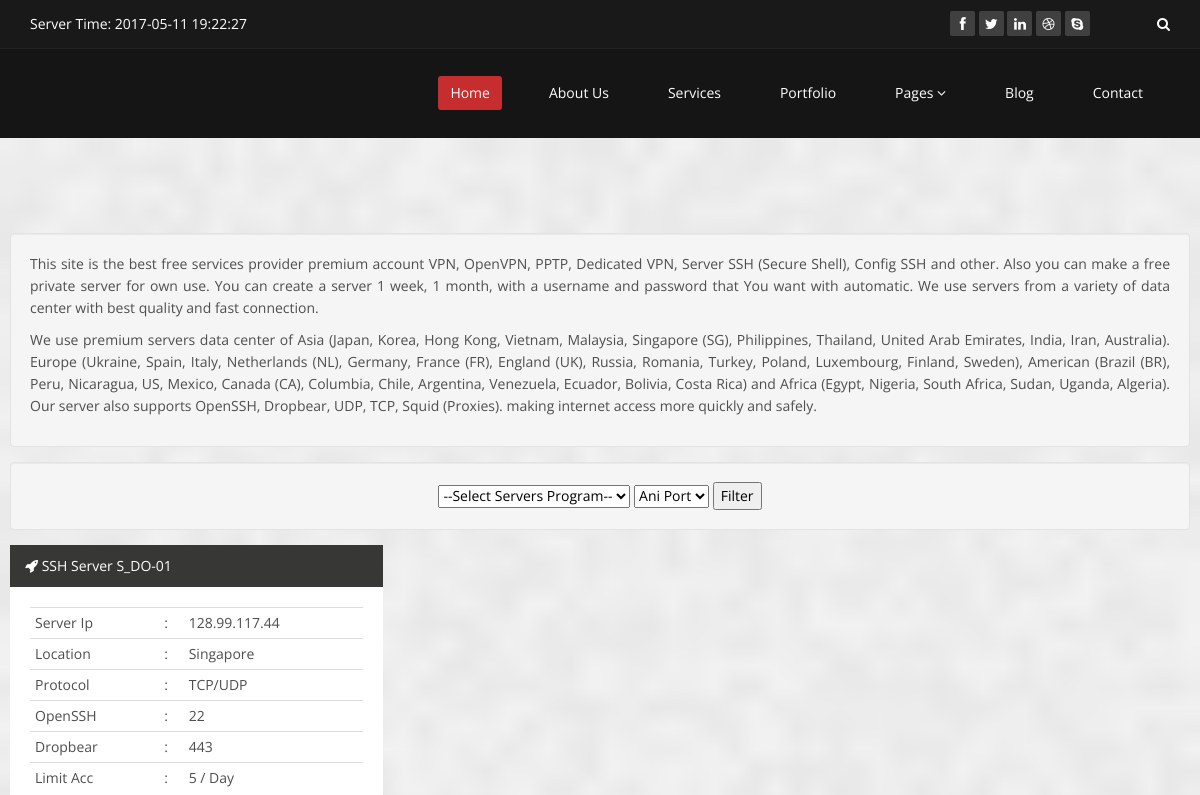
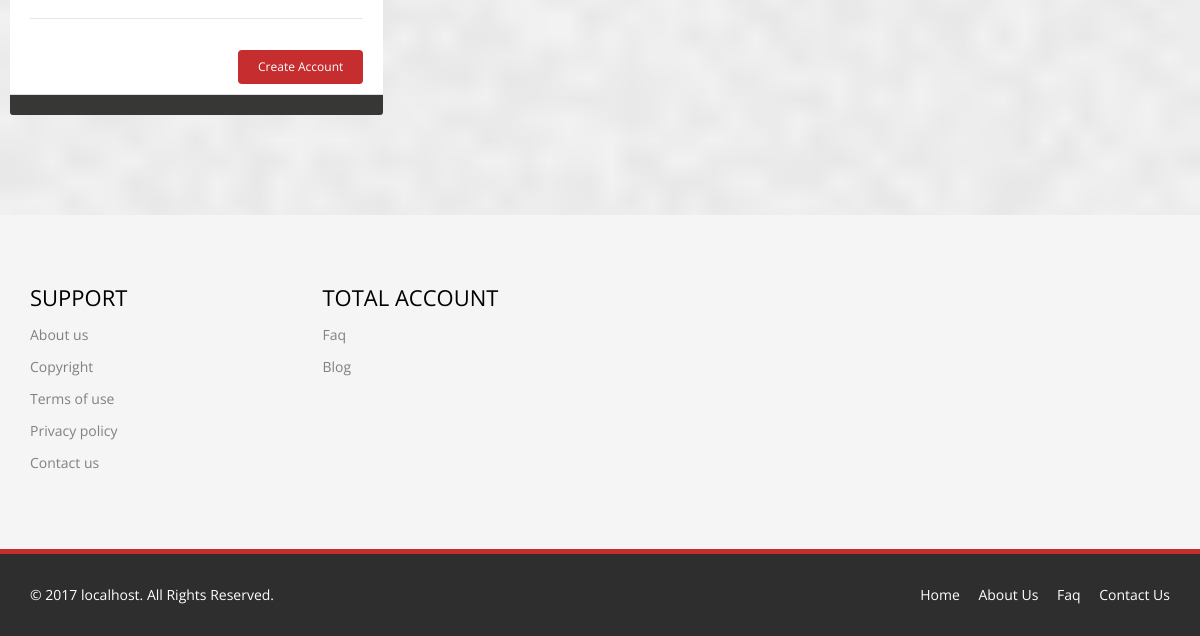
/page/secure-shell-server/continent/Asia/Singapore, run on an earlier commit of the app's database (2 pictures, top to bottom).
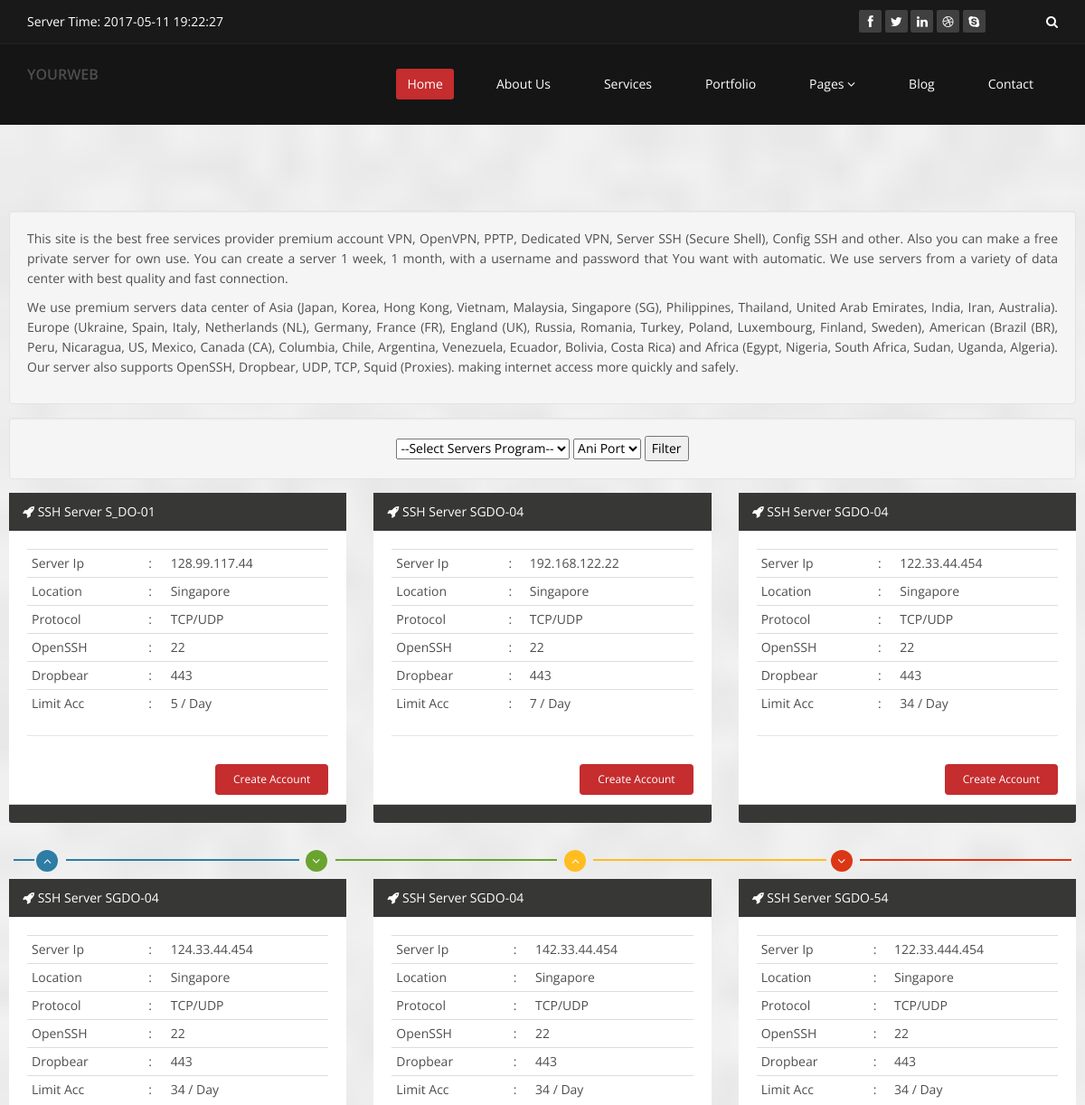
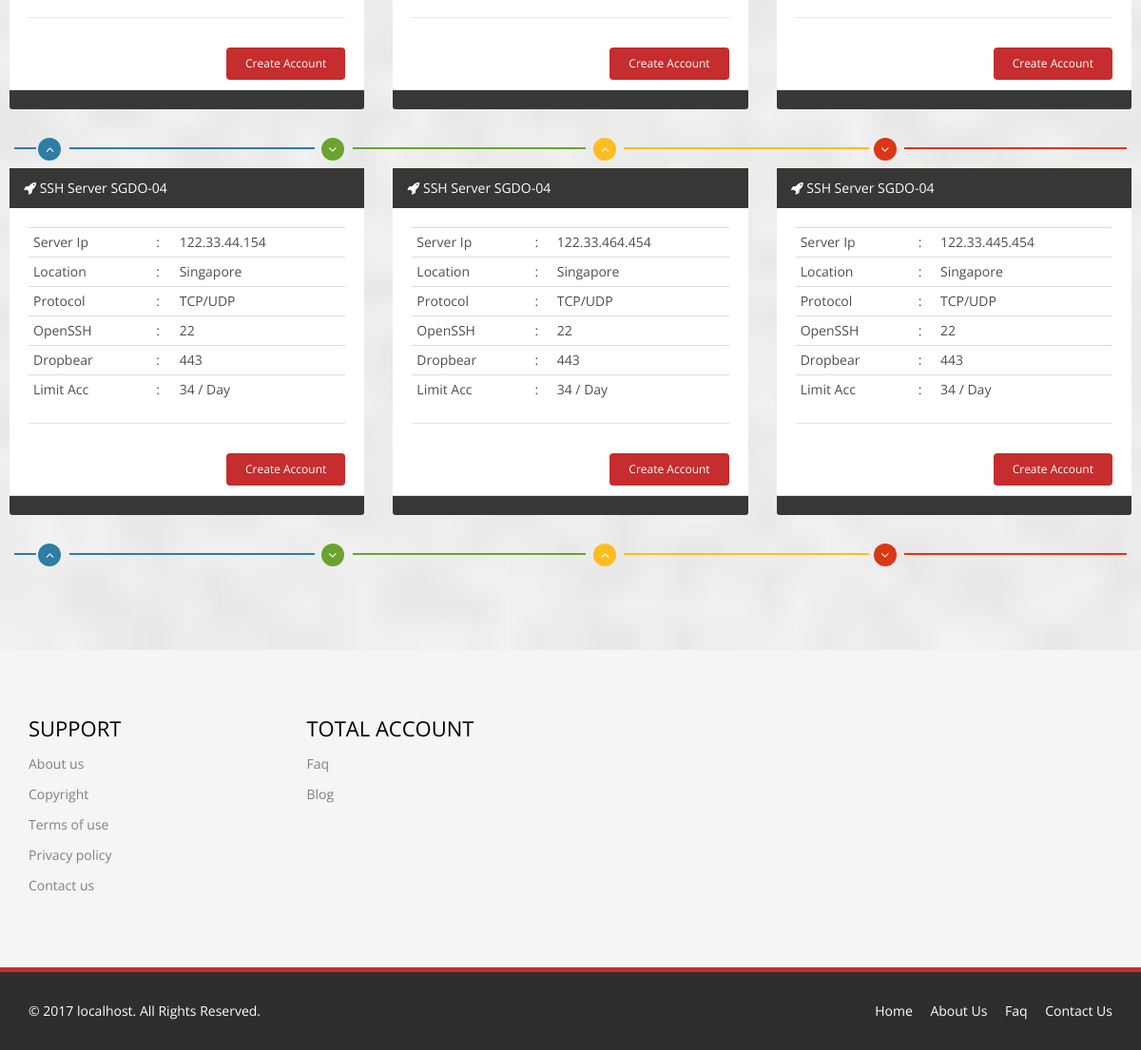
And on a later commit of the database (2 pictures, top to bottom).
### tables this page shows
CREATE TABLE `server` (
  `Id` int(11) NOT NULL AUTO_INCREMENT,
  `HostName` varchar(23) NOT NULL,
  `RootPasswd` varchar(25) NOT NULL,
  `MaxUser` int(11) NOT NULL,
  `Expired` int(11) NOT NULL DEFAULT '7',
  `ServerName` varchar(12) DEFAULT NULL,
  `Location` varchar(20) DEFAULT NULL,
  `OpenSSH` varchar(20) NOT NULL DEFAULT '22',
  `Dropbear` varchar(20) NOT NULL DEFAULT '443',
  `Cid` varchar(20) DEFAULT NULL,
  PRIMARY KEY (`Id`)
);

CREATE TABLE `website` (
  `brand` varchar(20) NOT NULL DEFAULT 'YOURWEB',
  `author` varchar(20) NOT NULL,
  `title` text,
  `description` text NOT NULL,
  PRIMARY KEY (`brand`)
);

### application/controllers/Page.php (called while the page is built, shortened)
<?php
class Page extends CI_Controller {
	public function __construct()
	{
		$this->load->model('WebApi');
		$this->load->helper('url_helper');
	}
	private function _set_view($file, $init)
	{
		$header = $this->WebApi->get_site_details();
		$this->load->view('bootstrap/header', $header);
		$this->load->view($file, $init);
                $this->load->view('bootstrap/footer');
	}
	public function get_hostname($negara = FALSE)
	{
		if ( ! empty($data = $this->WebApi->get_hostname($negara)) )
		{
			$data['server'] = $data;
		}
		else {$data['server'] = $this->WebApi->get_hostname('Singapore');}
		$this->_set_view('hostname', $data);
        }
}

### index.php (called while the page is built, shortened)
<?php
require_once BASEPATH.'core/CodeIgniter.php';

### application/models/WebApi.php (called while the page is built, shortened)
<?php
class WebApi extends CI_Model {
	public function get_site_details() {
		$query = $this->db->get('website');
		foreach ($query->result_array() as $row) {
			return array (
				'author' => $row['author'],
				'title' => $row['title'],
				'description' => $row['description'],
				'brand' => $row['brand']
			);
		}
	}
	public function get_hostname($location) {
		$query = $this->db->get_where('server', array('Location' => $location));
		$arr = array();
		foreach ($query->result_array() as $row) {
			$tmp = array(
				'Id' => $row['Id'],
				'ServerName' => $row['ServerName'],
				'HostName' => $row['HostName'],
				'Location' => $row['Location'],
				'OpenSSH' => $row['OpenSSH'],
				'Dropbear' => $row['Dropbear'],
				'MaxUser' => $row['MaxUser']
			);
			array_push($arr, $tmp);
		}
		return $arr;
	}
}

### application/views/hostname.php (the view, shortened to what this page needs)
<section id="services" class="service-item">
<div class="container-fluid" style="margin:10px;"><div class="row clearfix">
<div class="well" style="margin:15px;">
<p align="justify">
This site is the best free services provider premium account VPN, OpenVPN, PPTP, Dedicated VPN, Server SSH (Secure Shell), Config SSH and other. Also you can make a free private server for own use. You can create a server 1 week, 1 month, with a username and password that You want with automatic. We use servers from a variety of data center with best quality and fast connection.
</p>
<p align="justify">
We use premium servers data center of Asia (Japan, Korea, Hong Kong, Vietnam, Malaysia, Singapore (SG), Philippines, Thailand, United Arab Emirates, India, Iran, Australia). Europe (Ukraine, Spain, Italy, Netherlands (NL), Germany, France (FR), England (UK), Russia, Romania, Turkey, Poland, Luxembourg, Finland, Sweden), American (Brazil (BR), Peru, Nicaragua, US, Mexico, Canada (CA), Columbia, Chile, Argentina, Venezuela, Ecuador, Bolivia, Costa Rica) and Africa (Egypt, Nigeria, South Africa, Sudan, Uganda, Algeria). Our server also supports OpenSSH, Dropbear, UDP, TCP, Squid (Proxies). making internet access more quickly and safely.
</p>
</div>
<div class="well" style="margin:15px;">
<div align="center">
 <select>
  <option value="all">--Select Servers Program--</option>
</select>
<select>
  <option value="any">Ani Port</option>
</select>
  <input type="submit" value="Filter">
</div>
</div>
<?php $i = 0; ?>
                        <?php foreach($server as $ok ):?>
                                <?php $i=$i+1; ?>
	<div class="col-sm-4 wow fadeInDown" data-wow-duration="1000ms" data-wow-delay="600ms"">
		<div class="panel panel-default">
			<div class="panel-heading" style="background-color:#373735; color:white;">
				<span class="fa fa-rocket"></span> SSH Server <?php echo $ok['ServerName'];?></div>
			<div class="panel-body" style="background-color:white;">
				<table class="table table-condensed">
					<tr><td>Server Ip</td><td>:</td><td><?php echo $ok['HostName'];?></td></tr>
					<tr><td>Location</td><td>:</td><td><?php echo $ok['Location'];?></td></tr>
					<tr><td>Protocol</td><td>:</td><td>TCP/UDP</td></tr>
					<tr><td>OpenSSH</td><td>:</td><td><?php echo $ok['OpenSSH'];?></td></tr>
					<tr><td>Dropbear</td><td>:</td><td><?php echo $ok['Dropbear'];?></td></tr>
					<tr><td>Limit Acc</td><td>:</td><td><?php echo $ok['MaxUser'];?> / Day</td></tr>
				</table><hr>
					<a class="btn btn-primary btn-sm pull-right" href="<?php echo site_url('page/secure-shell-server/continent/').$ok['Location'].'/'.$ok['Location'].'/'.$ok['ServerName'].'/'.$ok['Id'];?>">Create Account</a>
			</div>
			<div class="panel-footer" style="background-color:#373735;"></div>
		</div>
	</div>
	<?php if ($i%3 == 0) { echo
					'
					<div class="container"><div class="row"><div class="team-bar">
					<div class="first-one-arrow hidden-xs">
						<hr>
					</div>
					<div class="first-arrow hidden-xs">
						<hr> <i class="fa fa-angle-up"></i>
					</div>
					<div class="second-arrow hidden-xs">
						<hr> <i class="fa fa-angle-down"></i>
					</div>
					<div class="third-arrow hidden-xs">
						<hr> <i class="fa fa-angle-up"></i>
					</div>
					<div class="fourth-arrow hidden-xs">
						<hr> <i class="fa fa-angle-down"></i>
					</div>
					</div></div></div>
			';} ?>
                        <?php endforeach; ?>
                </div></div>
</section>

### application/views/bootstrap/header.php (shortened to what this page needs)
<!DOCTYPE html>
<html lang="en">
	<head>
		<link href="<?php echo base_url();?>css/bootstrap.min.css" rel="stylesheet"/>
		<link href="<?php echo base_url();?>css/font-awesome.min.css" rel="stylesheet"/>
		<link href="<?php echo base_url();?>css/animate.min.css" rel="stylesheet"/>
		<link href="<?php echo base_url();?>css/prettyPhoto.css" rel="stylesheet"/>
		<link href="<?php echo base_url();?>css/main.css" rel="stylesheet"/>
		<link href="<?php echo base_url();?>css/responsive.css" rel="stylesheet"/>
	</head>
	<body>
	<header id="header">
		<div class="top-bar">
			<div class="container">
				<div class="row">
					<div class="col-sm-6 col-xs-4">
						<div class="top-number"><p>Server Time: <?php echo date("Y-m-d H:i:s",time());?></p></div>
					</div>
					<div class="col-sm-6 col-xs-8">
						<div class="social">
							<ul class="social-share">
								<li><a href="#"><i class="fa fa-facebook"></i></a></li>
								<li><a href="#"><i class="fa fa-twitter"></i></a></li>
								<li><a href="#"><i class="fa fa-linkedin"></i></a></li>
								<li><a href="#"><i class="fa fa-dribbble"></i></a></li>
								<li><a href="#"><i class="fa fa-skype"></i></a></li>
							</ul>
							<div class="search">
								<form role="form">
									<input type="text" class="search-form" autocomplete="off" placeholder="Search">
									<i class="fa fa-search"></i>
								</form>
							</div>
						</div>
					</div>
				</div>
			</div>
		</div>
		<nav class="navbar navbar-inverse" role="banner">
			<div class="container">
				<div class="navbar-header">
					<a class="navbar-brand" href="#"><h4><?php echo $brand;?></h4></a>
				</div>
				<div class="collapse navbar-collapse navbar-right">
					<ul class="nav navbar-nav">
						<li class="active"><a href="<?php echo base_url();?>">Home</a></li>
						<li><a href="about-us.html">About Us</a></li>
						<li><a href="services.html">Services</a></li>
						<li><a href="portfolio.html">Portfolio</a></li>
						<li class="dropdown"><a href="#" class="dropdown-toggle" data-toggle="dropdown">Pages <i class="fa fa-angle-down"></i></a>
						</li>
						<li><a href="blog.html">Blog</a></li>
						<li><a href="contact-us.html">Contact</a></li>
					</ul>
				</div>
			</div>
		</nav>
	</header>

### application/views/bootstrap/footer.php (shortened to what this page needs)
	<section id="bottom">
		<div class="container wow fadeInDown" data-wow-duration="1000ms" data-wow-delay="600ms">
			<div class="row">
				<div class="col-md-3 col-sm-6">
					<div class="widget">
						<h3>Support</h3>
						<ul>
							<li><a href="#">About us</a></li>
							<li><a href="#">Copyright</a></li>
							<li><a href="#">Terms of use</a></li>
							<li><a href="#">Privacy policy</a></li>
							<li><a href="#">Contact us</a></li>
						</ul>
					</div>
				</div>
				<div class="col-md-3 col-sm-6">
					<div class="widget">
						<h3>Total Account</h3>
							<ul>
								<li><a href="#">Faq</a></li>
								<li><a href="#">Blog</a></li>
							</ul>
					</div>
				</div>
			</div>
		</div>
	</section>
	<footer id="footer" class="midnight-blue">
		<div class="container">
			<div class="row">
				<div class="col-sm-6">
					&copy; 2017 <a target="_blank" href="#" title="Free Twitter Bootstrap WordPress Themes and HTML templates"><?php echo $_SERVER['SERVER_NAME'];?></a>. All Rights Reserved.
				</div>
				<div class="col-sm-6">
					<ul class="pull-right">
						<li><a href="#">Home</a></li>
						<li><a href="#">About Us</a></li>
						<li><a href="#">Faq</a></li>
						<li><a href="#">Contact Us</a></li>
					</ul>
				</div>
			</div>
		</div>
	</footer>
	</body>
</html>

What changed in the data, as far as the page shows it:
added website: brand "YOURWEB"
added server: ServerName "SGDO-04", HostName "192.168.122.22", Location "Singapore", OpenSSH "22", Dropbear "443", MaxUser "7"
added server: ServerName "SGDO-04", HostName "122.33.44.454", Location "Singapore", OpenSSH "22", Dropbear "443", MaxUser "34"
added server: ServerName "SGDO-04", HostName "124.33.44.454", Location "Singapore", OpenSSH "22", Dropbear "443", MaxUser "34"
added server: ServerName "SGDO-04", HostName "142.33.44.454", Location "Singapore", OpenSSH "22", Dropbear "443", MaxUser "34"
added server: ServerName "SGDO-54", HostName "122.33.444.454", Location "Singapore", OpenSSH "22", Dropbear "443", MaxUser "34"
added server: ServerName "SGDO-04", HostName "122.33.44.154", Location "Singapore", OpenSSH "22", Dropbear "443", MaxUser "34"
added server: ServerName "SGDO-04", HostName "122.33.464.454", Location "Singapore", OpenSSH "22", Dropbear "443", MaxUser "34"
added server: ServerName "SGDO-04", HostName "122.33.445.454", Location "Singapore", OpenSSH "22", Dropbear "443", MaxUser "34"
